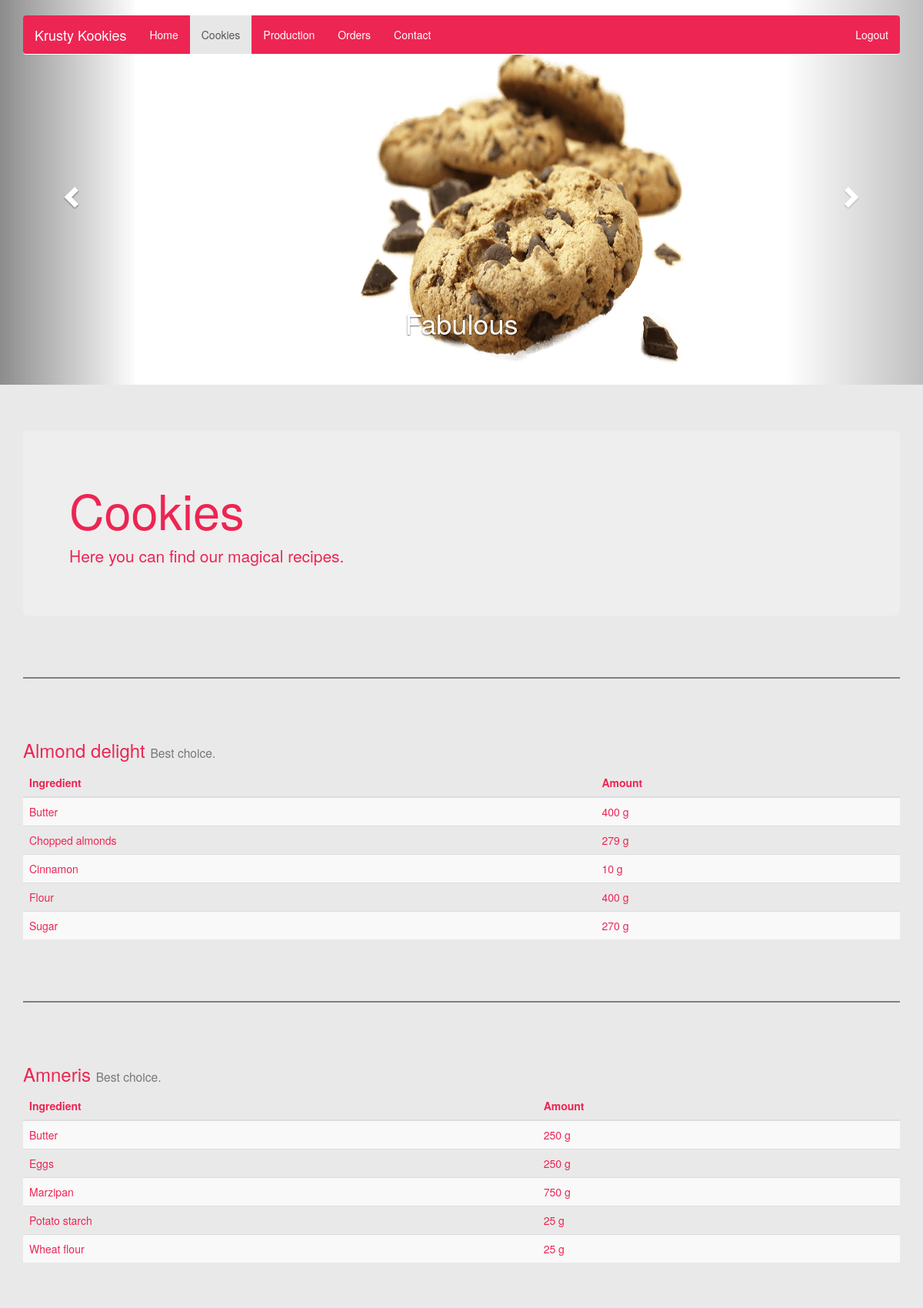
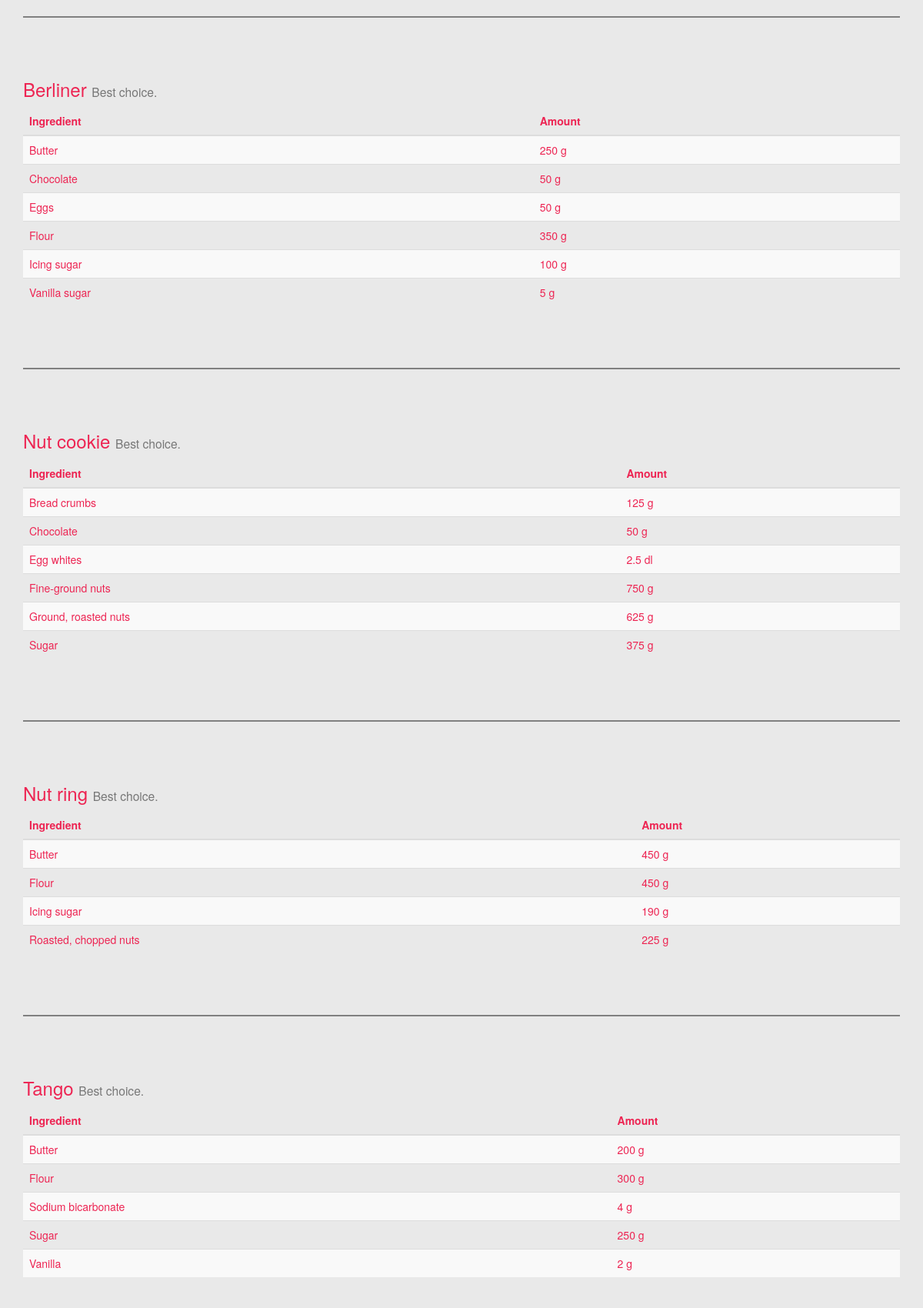
The page /cookies.php (signed in, upper part) on the database its author committed (2 pictures, top to bottom).
### tables this page shows
CREATE TABLE Cookies(
	cookieName varchar(40),
	PRIMARY KEY (cookieName)
);

CREATE TABLE CookieIngredients(
	cookieName varchar(40),
	ingredientName varchar(30),
	ingredientAmount double NOT NULL CHECK (ingredientAmount > 0),
	unit varchar(5),
	PRIMARY KEY (cookieName, ingredientName),
	FOREIGN KEY (cookieName) REFERENCES Cookies (cookieName) ON DELETE CASCADE ON UPDATE CASCADE,
	FOREIGN KEY (ingredientName) REFERENCES Ingredients (ingredientName) ON DELETE CASCADE ON UPDATE CASCADE,
	FOREIGN KEY (unit) REFERENCES Units (unit)
);

### php/connect_data.php (called while the page is built)
<?php
	$_host = "puccini.cs.lth.se";
	$_username = "db136";
	$_password = "pontus1995";
	$_database = "db136";
?>

### php/database.php (called while the page is built, shortened)
<?php
class Database {
	private $_host;
	private $_username;
	private $_password;
	private $_database;
	private $conn;
	public function __construct() {
		require('connect_data.php');
		$this->_host = $_host;
		$this->_username = $_username;
		$this->_password = $_password;
		$this->_database = $_database;
	}
	private function getConnection() {
		if (!isset($this->conn)) {
			try {
				$this->conn = new PDO("mysql:host=$this->_host;dbname=$this->_database",
					$this->_username, $this->_password);
			} catch (PDOException $e) {
				header('location: ../connectionerror.html');
			}
		}
		return $this->conn;
	}
	public function executeQuery($query, $param = null) {
		$result = false;
		try {
			$stmt = $this->getConnection()->prepare($query);
			$stmt->execute($param);
			$result = $stmt->fetchAll();
		} catch (PDOException $e) {
			$error = "*** Internal error: " . $e->getMessage() . "\n query: " . $query;
			die($error);
		}
		return $result;
	}
	public function getCookies() {
		$sql = "SELECT * FROM cookies";
		$result = $this->executeQuery($sql);
		return $result;
	}
	public function getCookieIngredients($cookieName) {
        	$sql = 'SELECT * FROM cookieingredients WHERE cookiename = ?';
        	$result = $this->executeQuery($sql, array($cookieName));
        	return $result;
	}
}
?>

### cookies.php (the view, shortened to what this page needs)
<?php
require_once('php/database.php');
$database = new Database();
?>
	<!DOCTYPE html>
	<html lang="en">
	<head>
		<link href="dist/css/bootstrap.min.css" rel="stylesheet">
		<link href="assets/css/ie10-viewport-bug-workaround.css" rel="stylesheet">
		<link href="css/carousel.css" rel="stylesheet">
	</head>
	<body>
		<div class="navbar-wrapper">
			<div class="container">
				<nav class="navbar navbar-inverse navbar-static-top navbar-custom">
					<div class="container">
						<div class="navbar-header">
							<a class="navbar-brand" href="home.php">Krusty Kookies</a>
						</div>
						<div id="navbar" class="navbar-collapse collapse">
							<ul class="nav navbar-nav">
								<li><a href="home.php">Home</a></li>
								<li class="active"><a href="#">Cookies</a></li>
								<li><a href="production.php">Production</a></li>
								<li><a href="orders.php">Orders</a></li>
								<li><a href="contact.php">Contact</a></li>
							</ul>
							<ul class="nav navbar-nav navbar-right">
								<li><a href="php/logout.php">Logout</a></li>
							</ul>
						</div>
					</div>
				</nav>
			</div>
		</div>
		<div id="myCarousel" class="carousel slide" data-ride="carousel">
			<ol class="carousel-indicators">
				<li data-target="#myCarousel" data-slide-to="0" class="active"></li>
				<li data-target="#myCarousel" data-slide-to="1"></li>
				<li data-target="#myCarousel" data-slide-to="2"></li>
			</ol>
			<div class="carousel-inner" role="listbox">
				<div class="item active">
					<img class="first-slide" src="images/cookie1.png" alt="First slide">
					<div class="container">
						<div class="carousel-caption">
							<h1>Fabulous</h1>
						</div>
					</div>
				</div>
			</div>
			<a class="left carousel-control" href="#myCarousel" role="button" data-slide="prev">
				<span class="glyphicon glyphicon-chevron-left" aria-hidden="true"></span>
			</a>
			<a class="right carousel-control" href="#myCarousel" role="button" data-slide="next">
				<span class="glyphicon glyphicon-chevron-right" aria-hidden="true"></span>
			</a>
		</div>
		<div class="container cookies">
			<div class="jumbotron">
				<h1>Cookies</h1>
				<p>Here you can find our magical recipes.</p>
			</div>
			<?php
$cookies = $database->getCookies();
foreach ($cookies as $cookie) {
	$ingredients = $database->getCookieIngredients($cookie['cookieName']);
    print '<hr class="featurette-divider">';
	print '<h3>' . $cookie['cookieName'] . ' <small>Best choice.</small></h3>';
	print '<table class="table table-striped">';
	print '<thead>';
	print '<tr>';
	print '<th>Ingredient</th>';
	print '<th>Amount</th>';
	print '</tr>';
	print '</thead>';
	print '<tbody>';
	foreach ($ingredients as $ingredient) {
		print '<tr>';
		print '<td>' . $ingredient['ingredientName'] . '</td>';
		print '<td>' . $ingredient['ingredientAmount'] . ' ' . $ingredient['unit'] . '</td>';
		print '</tr>';
	}
	print '</tbody>';
	print '</table>';
}
?>
		</div>
	</body>
	</html>

### css/carousel.css (style rules this page uses)
body { padding-bottom: 40px; color: #ed2553; background-color: #e9e9e9; }
.navbar-custom { color: #FFFFFF; background-color: #ed2553; border-color: #FFFFFF; }
.navbar-custom .navbar-brand { color: #FFFFFF; }
.navbar-custom .navbar-nav > li > a { color: #FFFFFF; }
.navbar-custom .navbar-nav > .active > a, .navbar-custom .navbar-nav > .active > a:hover, .navbar-custom .navbar-nav > .active > a:focus { color: #555; background-color: #E7E7E7; }
.navbar-wrapper { position: absolute; top: 0; right: 0; left: 0; z-index: 20; }
.navbar-wrapper > .container { padding-right: 0; padding-left: 0; }
.navbar-wrapper .navbar { padding-right: 15px; padding-left: 15px; }
.navbar-wrapper .navbar .container { width: auto; }
.carousel { height: 500px; margin-bottom: 60px; }
.carousel .item { height: 500px; margin: 0 auto; background-color: #FFFFFF; }
.carousel img { position: absolute; height: 500px; width: 500px; max-width: none; min-width: 250px; }
.carousel-inner > .item > img { position: absolute; height: 500px; }
.first-slide { float: left; margin-left: 36%; }
.featurette-divider { margin: 80px 0; border: 1px solid grey; }
@media (min-width: 768px) { .navbar-wrapper { margin-top: 20px; } }
@media (min-width: 768px) { .navbar-wrapper .container { padding-right: 15px; padding-left: 15px; } }
@media (min-width: 768px) { .navbar-wrapper .navbar { padding-right: 0; padding-left: 0; } }
@media (min-width: 768px) { .navbar-wrapper .navbar { border-radius: 4px; } }

### rows shown on the page
cookies: cookieName "Almond delight"
cookieingredients: ingredientName "Butter", ingredientAmount "400", unit "g"
cookieingredients: ingredientName "Chopped almonds", ingredientAmount "279", unit "g"
cookieingredients: ingredientName "Cinnamon", ingredientAmount "10", unit "g"
cookieingredients: ingredientName "Flour", ingredientAmount "400", unit "g"
cookieingredients: ingredientName "Sugar", ingredientAmount "270", unit "g"
cookies: cookieName "Amneris"
cookieingredients: ingredientName "Butter", ingredientAmount "250", unit "g"
cookieingredients: ingredientName "Eggs", ingredientAmount "250", unit "g"
cookieingredients: ingredientName "Marzipan", ingredientAmount "750", unit "g"
cookieingredients: ingredientName "Potato starch", ingredientAmount "25", unit "g"
cookieingredients: ingredientName "Wheat flour", ingredientAmount "25", unit "g"
cookies: cookieName "Berliner"
cookieingredients: ingredientName "Butter", ingredientAmount "250", unit "g"
cookieingredients: ingredientName "Chocolate", ingredientAmount "50", unit "g"
cookieingredients: ingredientName "Eggs", ingredientAmount "50", unit "g"
cookieingredients: ingredientName "Flour", ingredientAmount "350", unit "g"
cookieingredients: ingredientName "Icing sugar", ingredientAmount "100", unit "g"
cookieingredients: ingredientName "Vanilla sugar", ingredientAmount "5", unit "g"
cookies: cookieName "Nut cookie"
cookieingredients: ingredientName "Bread crumbs", ingredientAmount "125", unit "g"
cookieingredients: ingredientName "Chocolate", ingredientAmount "50", unit "g"
cookieingredients: ingredientName "Egg whites", ingredientAmount "2.5", unit "dl"
cookieingredients: ingredientName "Fine-ground nuts", ingredientAmount "750", unit "g"
cookieingredients: ingredientName "Ground, roasted nuts", ingredientAmount "625", unit "g"
cookieingredients: ingredientName "Sugar", ingredientAmount "375", unit "g"
cookies: cookieName "Nut ring"
cookieingredients: ingredientName "Butter", ingredientAmount "450", unit "g"
cookieingredients: ingredientName "Flour", ingredientAmount "450", unit "g"
cookieingredients: ingredientName "Icing sugar", ingredientAmount "190", unit "g"
cookieingredients: ingredientName "Roasted, chopped nuts", ingredientAmount "225", unit "g"
cookies: cookieName "Tango"
cookieingredients: ingredientName "Butter", ingredientAmount "200", unit "g"
cookieingredients: ingredientName "Flour", ingredientAmount "300", unit "g"
cookieingredients: ingredientName "Sodium bicarbonate", ingredientAmount "4", unit "g"
cookieingredients: ingredientName "Sugar", ingredientAmount "250", unit "g"
cookieingredients: ingredientName "Vanilla", ingredientAmount "2", unit "g"
